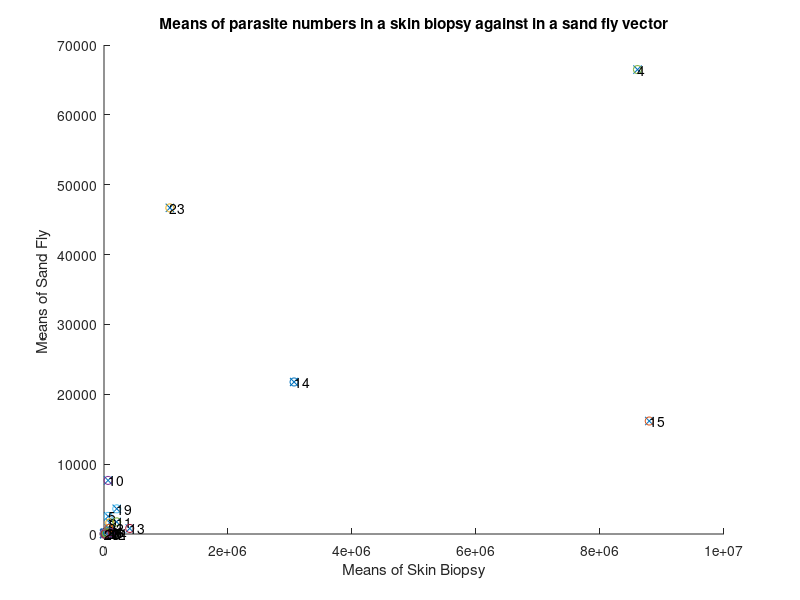
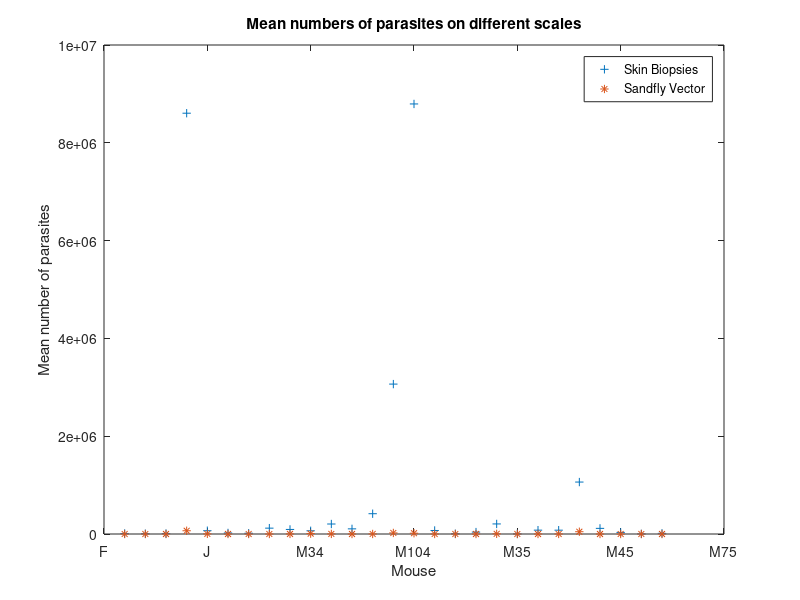
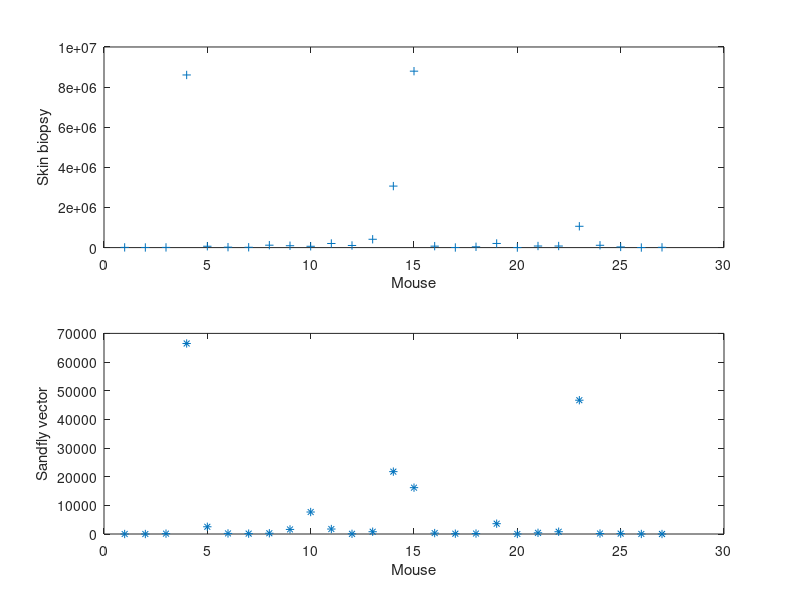

Write the MATLAB code that produced these figures, in order. (Note: this script raises an error after producing the figures.)
SkinBiopMeans = [10570	6298	9424	8605300	67356	21384	16032	119730	93150	65675	204380	105260	414860	3065700	8794500	71932	5284	39202	205840	1659	78543	78033	1062300	115230	32713	2492	13151];
SandFlyMeans = [0.325	1.95	129	66478	2524.8	202.675	134.85	261.925	1599.1	7671.4	1733.7	64.625	795.525	21763	16172	320.15	114	161.1	3604.8	15.9	410.825	794.475	46686	172.9	140	18.8	0.4];

%%
figure;
scatter(SkinBiopMeans,SandFlyMeans,'x')
xlabel('Means of Skin Biopsy')
ylabel('Means of Sand Fly ')
title('Means of parasite numbers in a skin biopsy against in a sand fly vector')
hold on
for i=1:27
    scatter(SkinBiopMeans(i),SandFlyMeans(i),'r+')
    %label the points with the corresponding 'x' value
    text(SkinBiopMeans(i),SandFlyMeans(i),num2str(i));
end
%xlim([0,50000])

%%
figure;
plot(SkinBiopMeans,'+')
xlabel('Mouse')
ylabel('Mean number of parasites')
hold on
plot(SandFlyMeans,'*')
legend('Skin Biopsies','Sandfly Vector')
mouse = {'F';'J';'M34';'M104';'M35';'M45';'M75';'M95';'M115';'A';'B';'M14';'M24';'M64';'M84';'M15';'M65';'M105';'C';'I';'M44';'M54';'M74';'M94';'M25';'M55';'M85'};
ax = gca;
set(ax,'XTickLabel',mouse)
title('Mean numbers of parasites on different scales')

%%
figure;
subplot(2,1,1)
plot(SkinBiopMeans,'+')
% mouse = ['F';'J';'M34';'M104';'M35';'M45';'M75';'M95';'M115';'A';'B';'M14';'M24';'M64';'M84';'M15';'M65';'M105';'C';'I';'M44';'M54';'M74';'M94';'M25';'M55';'M85'];
% ax = gca;
% set(ax,'XTicklabel',mouse)
xlabel('Mouse')
ylabel('Skin biopsy')
subplot(2,1,2)
plot(SandFlyMeans,'*')
% mouse = ['A';'B';'C';'D';'E';'F';'G';'H';'I';'J'];
% ax = gca;
% set(ax,'XTicklabel',mouse)
xlabel('Mouse')
ylabel('Sandfly vector')
suptitle('Mean number of parasites')
